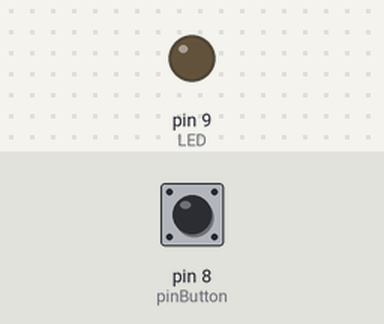
Recording of a sketch running on a simulated Arduino Uno, built with avr-gcc and run on an emulated ATmega328P. Parts: output pins drawn as LEDs (lit = HIGH). Dashed ring = blinking. The test bench sets the inputs (shaded band); at power-on: pin 8 (pinButton) LOW. What the sketch prints to the serial monitor is not drawn.

Above: at 1.2 s.
1.3 s: pin 8 (pinButton) pulled HIGH for 0.15 s
At 1.37 s:
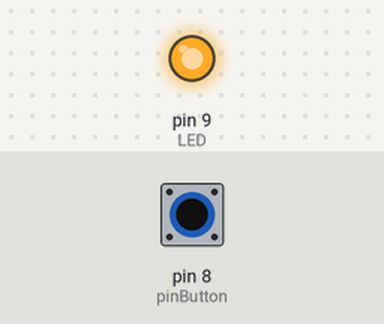
2.9 s: pin 8 (pinButton) pulled HIGH for 3.2 s
At 7.3 s:
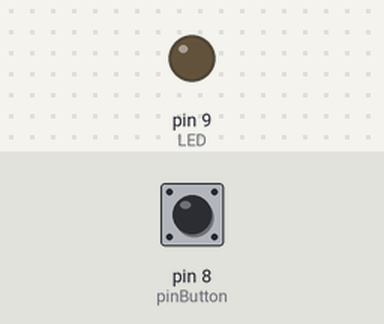
7.6 s: pin 8 (pinButton) pulsed HIGH 2 times (0.12 s each, 0.3 s apart)
At 7.66 s:
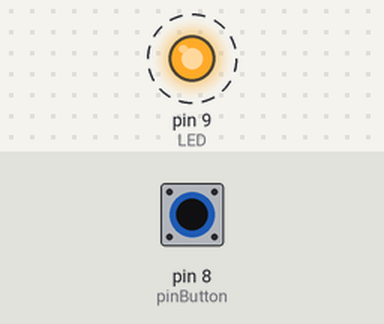
Timing chart, 0 to 10.6 s (numbered marks = the images above; inputs shaded):
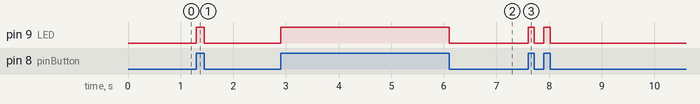

Measured:
- after the input at 1.3 s, pin 9 (LED): LOW → HIGH at once, → LOW 0.15 s later
- after the input at 2.9 s, pin 9 (LED): LOW → HIGH at once, → LOW 3.2 s later
- after the input at 7.6 s, pin 9 (LED): alternates HIGH for 0.12 s and LOW for 0.18 s, 4 changes in all, then stays LOW, starting at once

The sketch:

schalter1.ino
```cpp
int pinButton = 8;
int LED = 9;

void setup() {
  // put your setup code here, to run once:
  Serial.begin(115200);
  pinMode(pinButton, INPUT); //button
  pinMode(LED, OUTPUT); //LED

}

void loop() {
  // put your main code here, to run repeatedly:
  Serial.println("Start");
  int stateButton = digitalRead(pinButton);
  if(stateButton == 1) { //if pressed
     digitalWrite(LED, HIGH);
     Serial.println("HIGH");
  } else { //if not pressed
     digitalWrite(LED, LOW);
  }

}
```
